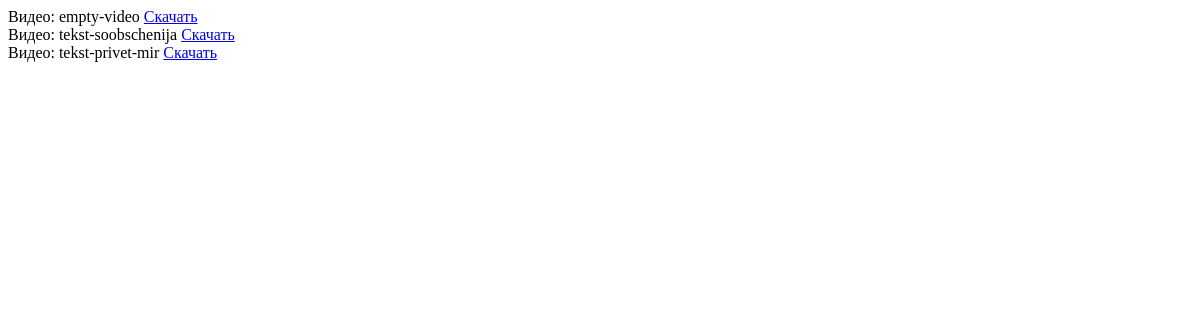
Page /videos/ on the earlier database version.
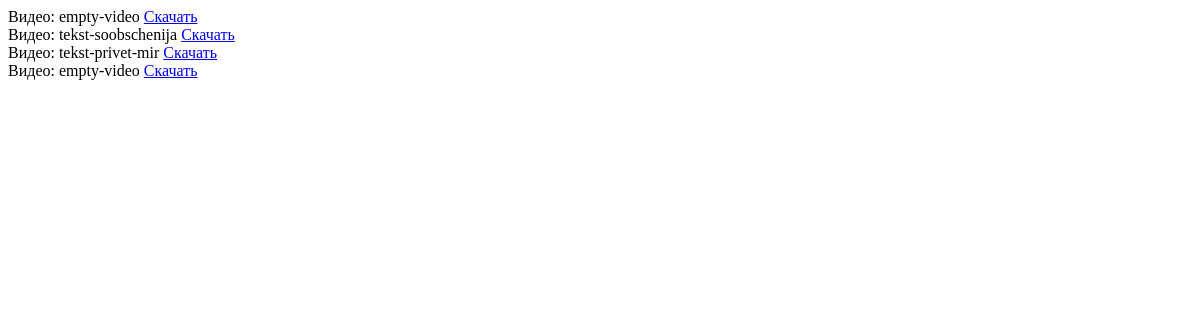
Same page on the later database version.
### video/models.py (models this page shows)
class Video(models.Model):
    title = models.CharField(max_length=50, verbose_name='название')
    message = models.TextField(verbose_name='сообщение')
    video = models.FileField(upload_to='videos/', verbose_name='видео')
    create_time = models.DateTimeField(auto_now_add=True)
    def __str__(self):
        return self.title
    class Meta:
        verbose_name = 'Видео'
        verbose_name_plural = 'Видео'

### video/views.py (the view)
# urls.py: path('videos/', VideoListView.as_view(), name="videos"),
class VideoListView(ListView):
    model = Video
    def get_queryset(self, *args, **kwargs):
        queryset = super().get_queryset(*args, **kwargs)
        print(queryset)
        return queryset

### video/templates/video/video_list.html (shortened to what this page needs)
<!DOCTYPE html>
{% load static %}
{% load my_tags %}
<html lang="en">
<head>
</head>
<body>
{% if object_list %}
    {% for object in object_list %}
        Видео: {{ object.title}}  <a href="{% url 'video:download_file' object.pk %}">Скачать</a>
        <br>
    {% endfor %}
{% else %}
Нет видео
{% endif %}
</body>
</html>

Differences in the rows shown:
added Video: title "empty-video"
